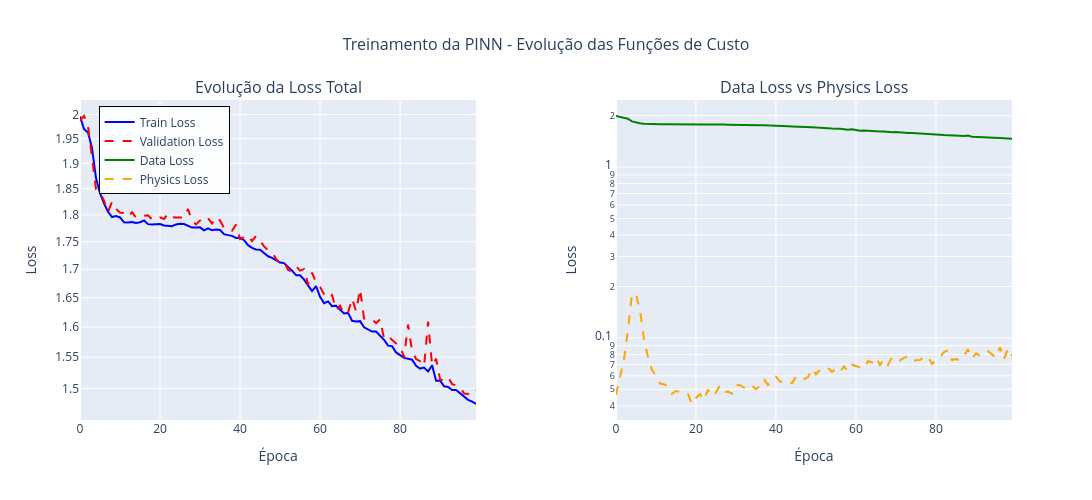

The code cell stored with this chart in its notebook:
### Code cell
fig = make_subplots(
    rows=1, cols=2,
    subplot_titles=('Evolução da Loss Total', 'Data Loss vs Physics Loss'),
    horizontal_spacing=0.15
)

# gráfico 1: Loss Total (Train e Validation)
fig.add_trace(
    go.Scatter(
        x=list(range(len(train_losses))),
        y=train_losses,
        mode='lines',
        name='Train Loss',
        line=dict(color='blue', width=2),
        hovertemplate='Epoch: %{x}<br>Train Loss: %{y:.6f}<extra></extra>'
    ),
    row=1, col=1
)

fig.add_trace(
    go.Scatter(
        x=list(range(len(val_losses))),
        y=val_losses,
        mode='lines',
        name='Validation Loss',
        line=dict(color='red', width=2, dash='dash'),
        hovertemplate='Epoch: %{x}<br>Val Loss: %{y:.6f}<extra></extra>'
    ),
    row=1, col=1
)

# gráfico 2: Data Loss vs Physics Loss
fig.add_trace(
    go.Scatter(
        x=list(range(len(train_data_losses))),
        y=train_data_losses,
        mode='lines',
        name='Data Loss',
        line=dict(color='green', width=2),
        hovertemplate='Epoch: %{x}<br>Data Loss: %{y:.6f}<extra></extra>'
    ),
    row=1, col=2
)

fig.add_trace(
    go.Scatter(
        x=list(range(len(train_physics_losses))),
        y=train_physics_losses,
        mode='lines',
        name='Physics Loss',
        line=dict(color='orange', width=2, dash='dash'),
        hovertemplate='Epoch: %{x}<br>Physics Loss: %{y:.6f}<extra></extra>'
    ),
    row=1, col=2
)

fig.update_layout(
    title=dict(
        text='Treinamento da PINN - Evolução das Funções de Custo',
        x=0.5,
        font=dict(size=16)
    ),
    width=1200,
    height=500,
    showlegend=True,
    legend=dict(
        x=0.02,
        y=0.98,
        bgcolor='rgba(255, 255, 255, 0.9)',
        bordercolor='black',
        borderwidth=1
    ),
    hovermode='closest'
)

fig.update_xaxes(
    title_text='Época',
    type='linear',
    row=1, col=1
)

fig.update_yaxes(
    title_text='Loss',
    type='log',
    row=1, col=1
)

fig.update_xaxes(
    title_text='Época',
    type='linear',
    row=1, col=2
)

fig.update_yaxes(
    title_text='Loss',
    type='log',
    row=1, col=2
)

fig.show()

### Figure 1 — Plotly figure (JSON) as saved in the notebook; plotly's stock layout.template omitted (floating-point values rounded to 4 significant figures)
{"data": [{"hovertemplate": "Epoch: %{x}<br>Train Loss: %{y:.6f}<extra></extra>", "line": {"color": "blue", "width": 2}, "mode": "lines", "name": "Train Loss", "type": "scatter", "x": [0, 1, 2, 3, 4, 5, 6, 7, 8, 9, 10, 11, 12, 13, 14, 15, 16, 17, 18, 19, 20, 21, 22, 23, 24, 25, 26, 27, 28, 29, 30, 31, 32, 33, 34, 35, 36, 37, 38, 39, 40, 41, 42, 43, 44, 45, 46, 47, 48, 49, 50, 51, 52, 53, 54, 55, 56, 57, 58, 59, 60, 61, 62, 63, 64, 65, 66, 67, 68, 69, 70, 71, 72, 73, 74, 75, 76, 77, 78, 79, 80, 81, 82, 83, 84, 85, 86, 87, 88, 89, 90, 91, 92, 93, 94, 95, 96, 97, 98, 99], "xaxis": "x", "y": [1.996, 1.97, 1.962, 1.931, 1.871, 1.841, 1.822, 1.806, 1.796, 1.798, 1.795, 1.786, 1.785, 1.787, 1.785, 1.786, 1.789, 1.783, 1.782, 1.783, 1.783, 1.78, 1.78, 1.779, 1.782, 1.783, 1.783, 1.779, 1.776, 1.776, 1.777, 1.771, 1.775, 1.771, 1.772, 1.772, 1.764, 1.762, 1.761, 1.757, 1.757, 1.753, 1.744, 1.739, 1.736, 1.735, 1.729, 1.723, 1.72, 1.716, 1.712, 1.711, 1.705, 1.698, 1.689, 1.689, 1.682, 1.671, 1.661, 1.67, 1.651, 1.641, 1.644, 1.635, 1.636, 1.629, 1.623, 1.624, 1.61, 1.609, 1.61, 1.599, 1.596, 1.592, 1.592, 1.585, 1.579, 1.569, 1.568, 1.558, 1.553, 1.549, 1.547, 1.546, 1.536, 1.532, 1.533, 1.527, 1.537, 1.512, 1.513, 1.503, 1.502, 1.498, 1.498, 1.492, 1.487, 1.482, 1.479, 1.476], "yaxis": "y"}, {"hovertemplate": "Epoch: %{x}<br>Val Loss: %{y:.6f}<extra></extra>", "line": {"color": "red", "dash": "dash", "width": 2}, "mode": "lines", "name": "Validation Loss", "type": "scatter", "x": [0, 1, 2, 3, 4, 5, 6, 7, 8, 9, 10, 11, 12, 13, 14, 15, 16, 17, 18, 19, 20, 21, 22, 23, 24, 25, 26, 27, 28, 29, 30, 31, 32, 33, 34, 35, 36, 37, 38, 39, 40, 41, 42, 43, 44, 45, 46, 47, 48, 49, 50, 51, 52, 53, 54, 55, 56, 57, 58, 59, 60, 61, 62, 63, 64, 65, 66, 67, 68, 69, 70, 71, 72, 73, 74, 75, 76, 77, 78, 79, 80, 81, 82, 83, 84, 85, 86, 87, 88, 89, 90, 91, 92, 93, 94, 95, 96, 97, 98, 99], "xaxis": "x", "y": [1.987, 1.997, 1.976, 1.913, 1.849, 1.843, 1.827, 1.806, 1.825, 1.812, 1.804, 1.803, 1.796, 1.805, 1.795, 1.797, 1.798, 1.799, 1.791, 1.791, 1.795, 1.792, 1.803, 1.796, 1.795, 1.794, 1.795, 1.811, 1.789, 1.782, 1.79, 1.797, 1.794, 1.784, 1.796, 1.789, 1.775, 1.775, 1.77, 1.782, 1.755, 1.758, 1.762, 1.751, 1.76, 1.752, 1.741, 1.734, 1.731, 1.719, 1.71, 1.714, 1.699, 1.696, 1.705, 1.698, 1.7, 1.673, 1.694, 1.676, 1.669, 1.656, 1.649, 1.654, 1.629, 1.636, 1.621, 1.624, 1.648, 1.627, 1.665, 1.614, 1.612, 1.612, 1.606, 1.613, 1.581, 1.584, 1.578, 1.573, 1.568, 1.55, 1.604, 1.56, 1.547, 1.543, 1.536, 1.609, 1.537, 1.548, 1.514, 1.513, 1.518, 1.507, 1.505, 1.502, 1.492, 1.491, 1.499, 1.498], "yaxis": "y"}, {"hovertemplate": "Epoch: %{x}<br>Data Loss: %{y:.6f}<extra></extra>", "line": {"color": "green", "width": 2}, "mode": "lines", "name": "Data Loss", "type": "scatter", "x": [0, 1, 2, 3, 4, 5, 6, 7, 8, 9, 10, 11, 12, 13, 14, 15, 16, 17, 18, 19, 20, 21, 22, 23, 24, 25, 26, 27, 28, 29, 30, 31, 32, 33, 34, 35, 36, 37, 38, 39, 40, 41, 42, 43, 44, 45, 46, 47, 48, 49, 50, 51, 52, 53, 54, 55, 56, 57, 58, 59, 60, 61, 62, 63, 64, 65, 66, 67, 68, 69, 70, 71, 72, 73, 74, 75, 76, 77, 78, 79, 80, 81, 82, 83, 84, 85, 86, 87, 88, 89, 90, 91, 92, 93, 94, 95, 96, 97, 98, 99], "xaxis": "x2", "y": [1.991, 1.964, 1.955, 1.92, 1.853, 1.823, 1.807, 1.796, 1.788, 1.791, 1.789, 1.781, 1.78, 1.781, 1.78, 1.781, 1.784, 1.778, 1.777, 1.779, 1.778, 1.775, 1.776, 1.774, 1.777, 1.779, 1.778, 1.774, 1.771, 1.772, 1.771, 1.766, 1.77, 1.766, 1.767, 1.767, 1.759, 1.756, 1.755, 1.751, 1.751, 1.747, 1.738, 1.733, 1.73, 1.729, 1.723, 1.718, 1.714, 1.71, 1.706, 1.705, 1.698, 1.691, 1.683, 1.683, 1.675, 1.664, 1.655, 1.663, 1.645, 1.634, 1.637, 1.628, 1.629, 1.621, 1.616, 1.616, 1.604, 1.602, 1.602, 1.592, 1.588, 1.585, 1.585, 1.578, 1.571, 1.561, 1.56, 1.551, 1.546, 1.541, 1.539, 1.538, 1.529, 1.524, 1.526, 1.519, 1.528, 1.505, 1.504, 1.496, 1.494, 1.489, 1.49, 1.484, 1.478, 1.475, 1.471, 1.468], "yaxis": "y2"}, {"hovertemplate": "Epoch: %{x}<br>Physics Loss: %{y:.6f}<extra></extra>", "line": {"color": "orange", "dash": "dash", "width": 2}, "mode": "lines", "name": "Physics Loss", "type": "scatter", "x": [0, 1, 2, 3, 4, 5, 6, 7, 8, 9, 10, 11, 12, 13, 14, 15, 16, 17, 18, 19, 20, 21, 22, 23, 24, 25, 26, 27, 28, 29, 30, 31, 32, 33, 34, 35, 36, 37, 38, 39, 40, 41, 42, 43, 44, 45, 46, 47, 48, 49, 50, 51, 52, 53, 54, 55, 56, 57, 58, 59, 60, 61, 62, 63, 64, 65, 66, 67, 68, 69, 70, 71, 72, 73, 74, 75, 76, 77, 78, 79, 80, 81, 82, 83, 84, 85, 86, 87, 88, 89, 90, 91, 92, 93, 94, 95, 96, 97, 98, 99], "xaxis": "x2", "y": [0.0464, 0.0575, 0.07426, 0.1101, 0.1796, 0.1817, 0.1463, 0.09861, 0.07756, 0.06501, 0.06023, 0.05405, 0.0536, 0.05206, 0.0471, 0.0489, 0.04828, 0.04697, 0.04711, 0.04103, 0.04454, 0.04674, 0.04317, 0.04982, 0.04563, 0.0478, 0.0526, 0.04821, 0.04854, 0.04713, 0.05303, 0.05288, 0.05118, 0.05062, 0.05278, 0.05006, 0.05234, 0.05744, 0.05305, 0.05565, 0.05926, 0.05557, 0.05494, 0.05599, 0.05423, 0.05925, 0.0595, 0.05738, 0.05885, 0.06605, 0.06124, 0.06506, 0.06483, 0.06693, 0.0632, 0.06582, 0.06302, 0.0681, 0.06392, 0.06967, 0.06858, 0.06712, 0.06609, 0.07321, 0.07179, 0.0768, 0.06935, 0.07506, 0.06937, 0.07733, 0.07458, 0.07383, 0.07642, 0.07765, 0.07312, 0.07398, 0.07423, 0.07742, 0.07784, 0.07027, 0.07425, 0.07708, 0.08274, 0.0847, 0.07422, 0.07529, 0.0737, 0.07876, 0.08591, 0.07586, 0.08122, 0.07867, 0.07971, 0.08356, 0.07982, 0.07666, 0.08847, 0.07481, 0.08695, 0.07867], "yaxis": "y2"}], "layout": {"annotations": [{"font": {"size": 16}, "showarrow": false, "text": "Evolução da Loss Total", "x": 0.2125, "xanchor": "center", "xref": "paper", "y": 1, "yanchor": "bottom", "yref": "paper"}, {"font": {"size": 16}, "showarrow": false, "text": "Data Loss vs Physics Loss", "x": 0.7875, "xanchor": "center", "xref": "paper", "y": 1, "yanchor": "bottom", "yref": "paper"}], "height": 500, "hovermode": "closest", "legend": {"bgcolor": "rgba(255, 255, 255, 0.9)", "bordercolor": "black", "borderwidth": 1, "x": 0.02, "y": 0.98}, "showlegend": true, "title": {"font": {"size": 16}, "text": "Treinamento da PINN - Evolução das Funções de Custo", "x": 0.5}, "width": 1200, "xaxis": {"anchor": "y", "domain": [0, 0.425], "title": {"text": "Época"}, "type": "linear"}, "xaxis2": {"anchor": "y2", "domain": [0.575, 1], "title": {"text": "Época"}, "type": "linear"}, "yaxis": {"anchor": "x", "domain": [0, 1], "title": {"text": "Loss"}, "type": "log"}, "yaxis2": {"anchor": "x2", "domain": [0, 1], "title": {"text": "Loss"}, "type": "log"}}}
